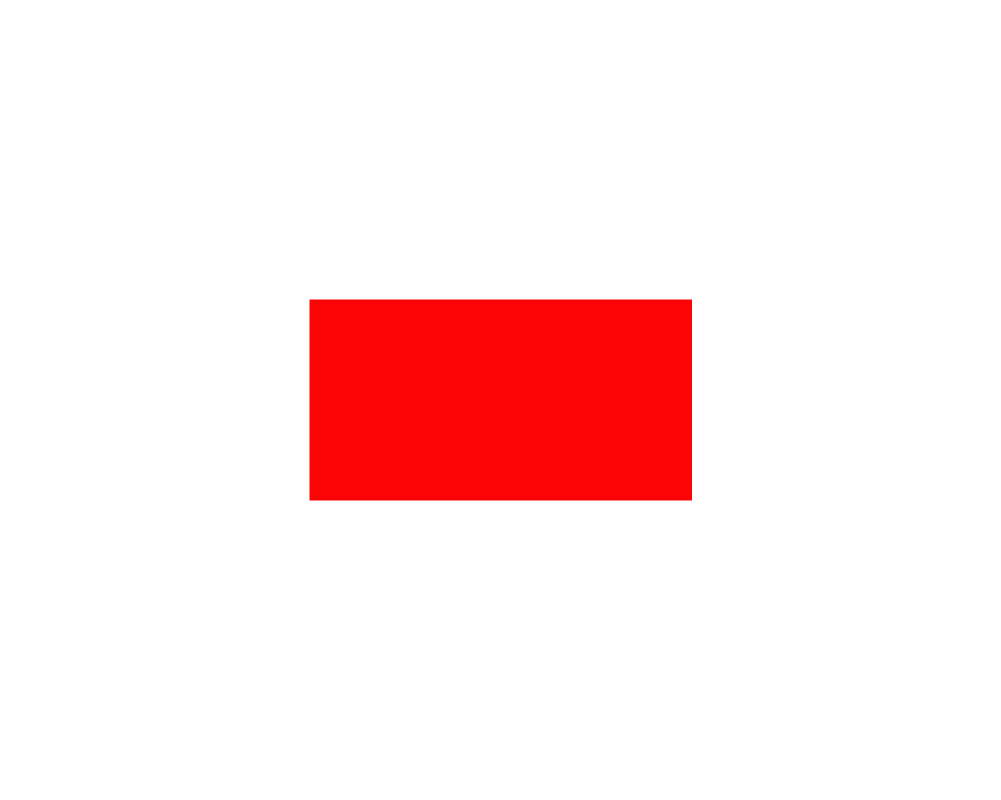
#> input picture finding object/simpel_contours/test_rectangle.jpg, 1001 x 800 px
$ python test1_contiurs.py
#> lines starting #> are read from the running program, lines starting #| are printed output that depends on the picture; after the words box and inside, x2 and y2 are one past the last pixel; in counts of white or black regions, pixels touching at a corner belong together
# краткая докуменнтация
# https://pythonpip.ru/opencv/kontury
import cv2

# Открываем изображение
image = cv2.imread('test_rectangle.jpg')
#> image is the input picture: shape (800, 1001, 3); mean B, G, R 231, 230.9, 254.5

# Преобразуем изображение в оттенки серого
gray = cv2.cvtColor(image, cv2.COLOR_BGR2GRAY)
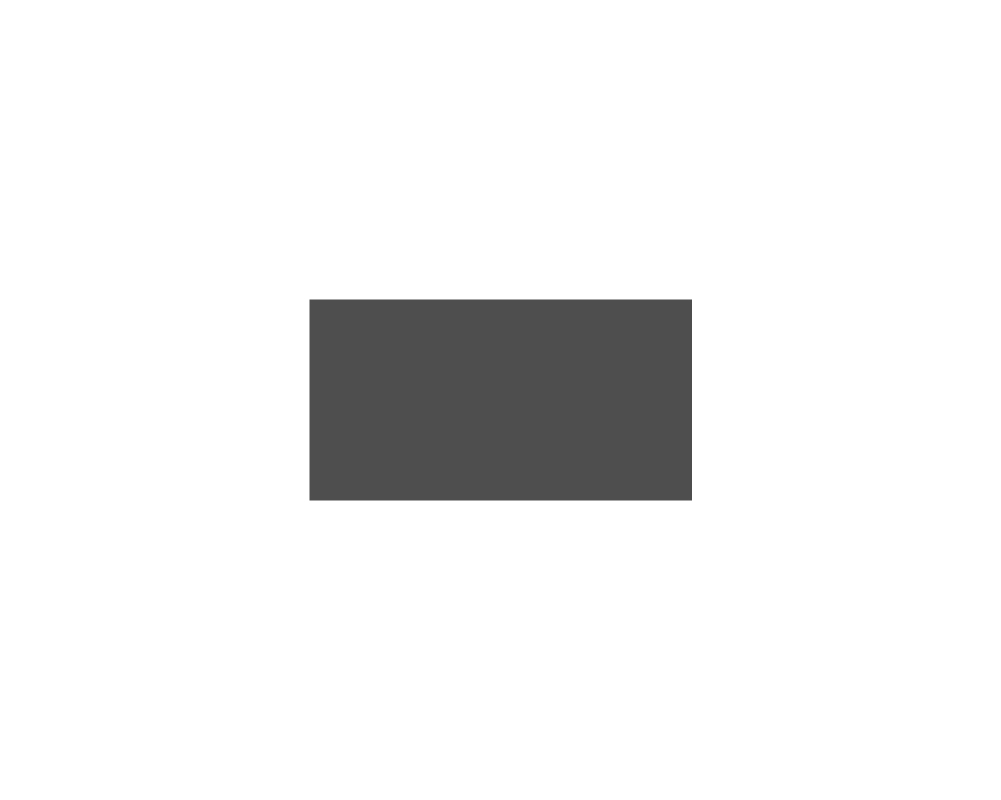
#> gray: shape (800, 1001); min 78, max 255, mean 238

cv2.imshow('Test color', gray)
cv2.waitKey(0)

# Вызовем функцию  Canny к оттенкам серого изображения gray с нижним порогом 30 и верхним порогом 200, чтобы найти границы на изображении.
gray = cv2.Canny(gray, 30, 200)
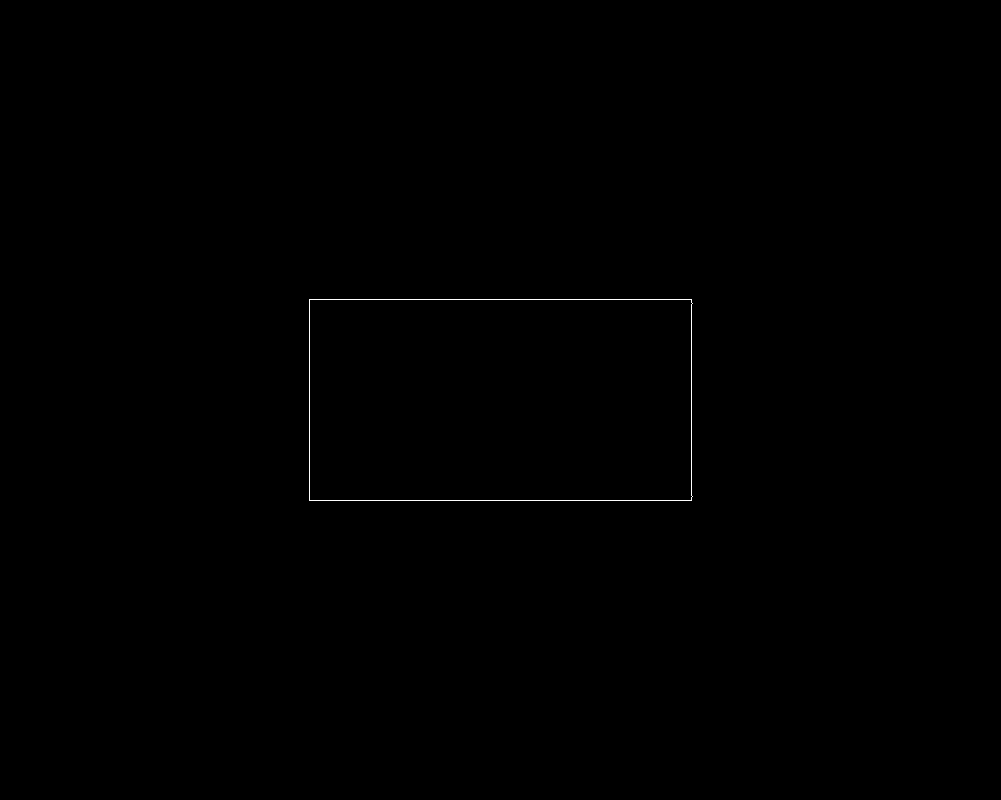
#> gray: shape (800, 1001); 0.15% white in thin lines or dots, all inside (x1, y1, x2, y2) = (309, 299, 693, 501)
# Находим контуры на изображении
contours, _ = cv2.findContours(gray, cv2.RETR_TREE, cv2.CHAIN_APPROX_SIMPLE)
#> contours = 2 contours; box (x1, y1, x2, y2) and area: (309, 299, 693, 501) 76784, (309, 299, 693, 501) 76782

# Подсчитываем количество контуров
num_contours = len(contours)
#> num_contours = 2
# print(contours)
# Выводим количество контуров в консоль
print("Найдено контуров: "+ str(num_contours))
#| Найдено контуров: 2

# Перебираем все контуры
for contour in contours:
    # Получаем координаты контура
    for point in contour:
        x, y = point[0]
        # Выводим координаты в консоль
        print(f"Координаты точки: x={x}, y={y}")
#> this loop made 2 passes
#> (printed output is left out)

# Инициализируем переменные для хранения крайних координат
top_left = None
bottom_right = None

# Перебираем все контуры
for contour in contours:
    for point in contour:
        x, y = point[0]
        # Находим крайние координаты
        if top_left is None or (x <= top_left[0] and y <= top_left[1]):
            top_left = (x, y)
        if bottom_right is None or (x >= bottom_right[0] and y >= bottom_right[1]):
            bottom_right = (x, y)
#> after the loop, bottom_right = (691, 500); top_left = (309, 299)

# Выводим крайние координаты
print("Крайняя верхняя левая координата:", top_left)
#| Крайняя верхняя левая координата: (309, 299)
print("Крайняя нижняя правая координата:", bottom_right)
#| Крайняя нижняя правая координата: (691, 500)


# Рисуем контуры на изображении
image_with_contours = image.copy()

# Рисуем прямоугольник на изображении
cv2.rectangle(image_with_contours, top_left, bottom_right, (0, 0, 0), thickness=2)

# Находим координаты середины прямоугольника
center_x = (top_left[0] + bottom_right[0]) // 2
#> center_x = 500
center_y = (top_left[1] + bottom_right[1]) // 2
#> center_y = 399

# Получаем цвет пикселя в середине прямоугольника
pixel_color = image[center_y, center_x]
#> pixel_color = [5, 4, 250]

# Выводим значение RGB цвета пикселя
print("RGB значение цвета пикселя в середине прямоугольника:"+ str(pixel_color))
#| RGB значение цвета пикселя в середине прямоугольника:[  5   4 250]

# Добавляем текст "Это был Красный квадрат" в левом верхнем углу
font = cv2.FONT_HERSHEY_COMPLEX
cv2.putText(image_with_contours, "Цвет этого прямоугольника: "+str(pixel_color), (50, 50), font, 1, (255, 0, 0), 1)
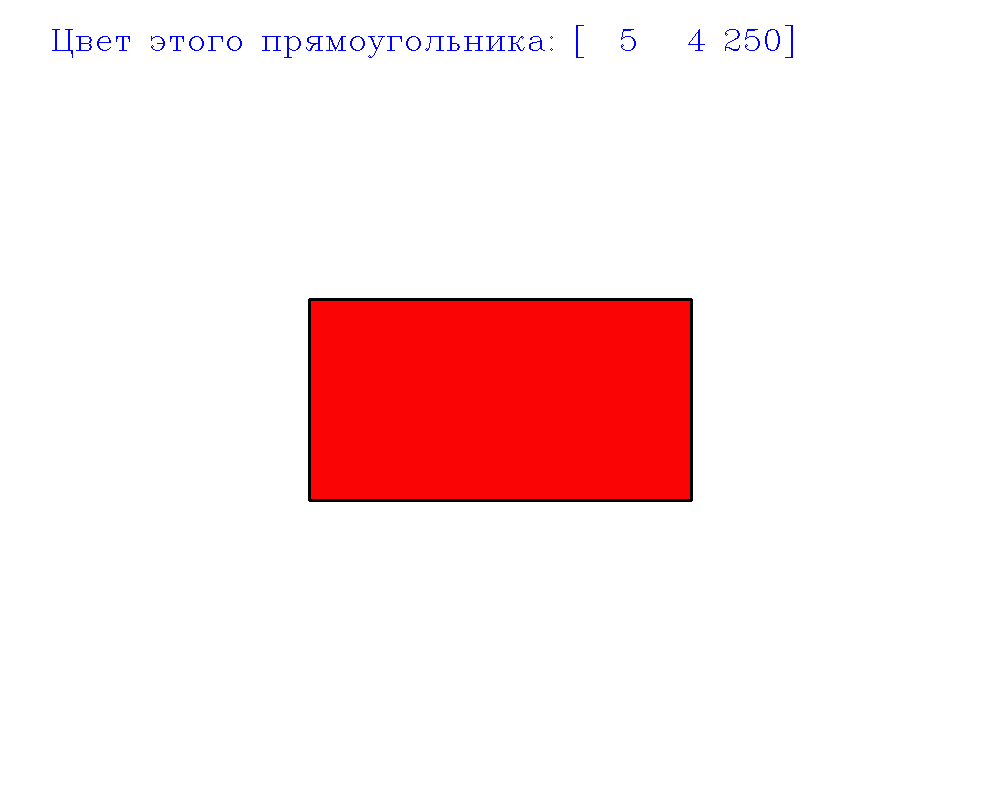
#> image_with_contours: shape (800, 1001, 3); mean B, G, R 230.5, 229.6, 252.7

# Сохраняем изображение с контурами и текстом
cv2.imwrite('test_rectangle_find.jpg', image_with_contours)

# Отображаем изображение с контурами и текстом
cv2.imshow('Contours', image_with_contours)
cv2.waitKey(0)
cv2.destroyAllWindows()
